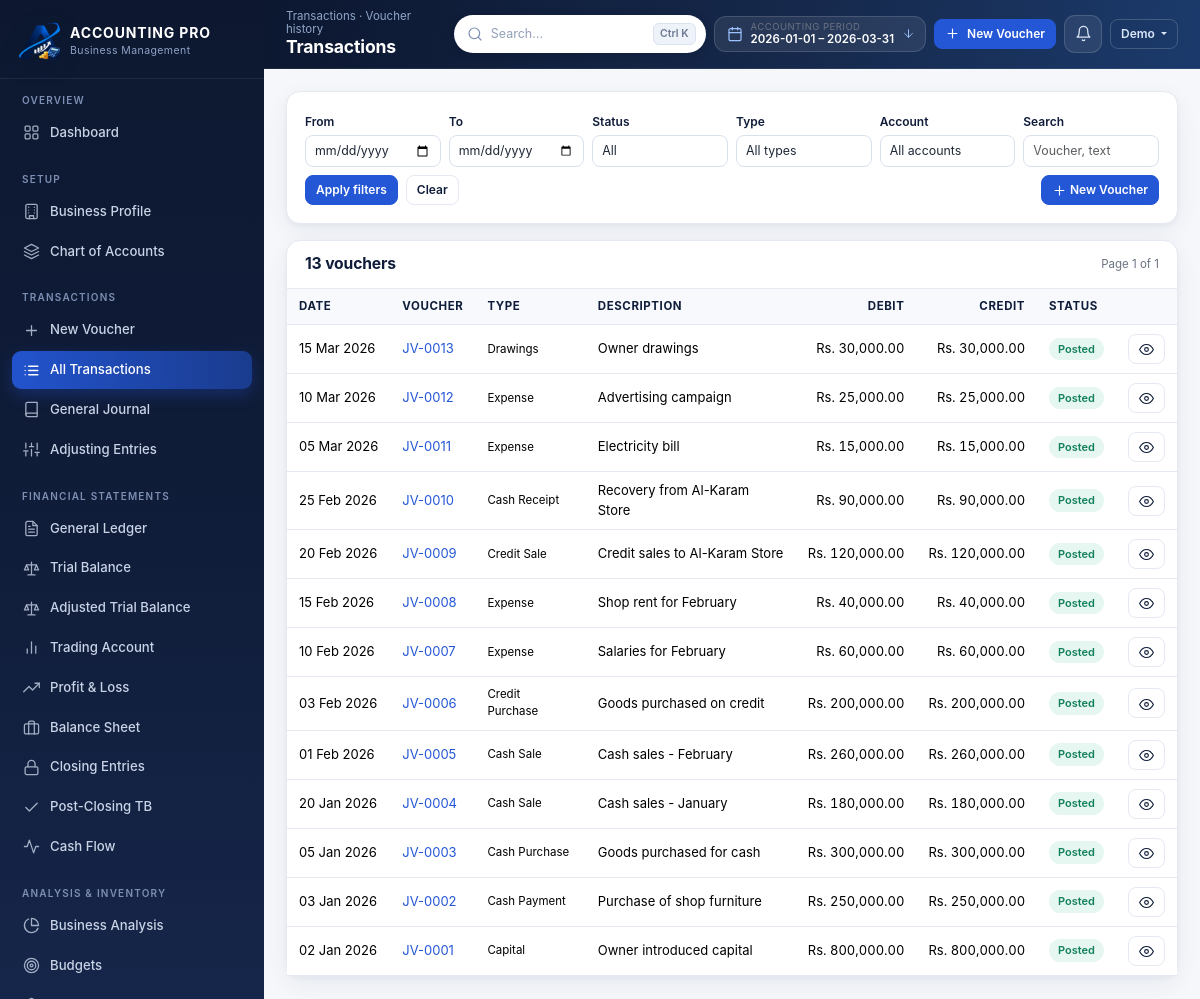
The page /transactions (signed in) on the database its author committed.
### models.py (models this page shows, shortened)
class AccountingPeriod(db.Model):
    __tablename__ = "accounting_periods"
    __table_args__ = (UniqueConstraint("business_id", "label", name="uq_period_label"),)
    id = db.Column(Integer, primary_key=True)
    business_id = db.Column(Integer, ForeignKey("businesses.id", ondelete="CASCADE"),
                            nullable=False, index=True)
    label = db.Column(String(120), nullable=False)
    kind = db.Column(String(20), default="Yearly", nullable=False)
    start_date = db.Column(Date, nullable=False)
    end_date = db.Column(Date, nullable=False)
    is_active = db.Column(Boolean, default=True, nullable=False)
    is_closed = db.Column(Boolean, default=False, nullable=False)
    created_at = db.Column(DateTime, default=datetime.utcnow, nullable=False)
    business = relationship("Business", back_populates="periods")

class User(db.Model):
    __tablename__ = "users"
    id = db.Column(Integer, primary_key=True)
    name = db.Column(String(120), nullable=False)
    email = db.Column(String(190), nullable=False, unique=True, index=True)
    password_hash = db.Column(String(255), nullable=False)
    is_active = db.Column(Boolean, default=True, nullable=False)
    reset_token = db.Column(String(120), index=True)
    reset_expires = db.Column(DateTime)
    last_login = db.Column(DateTime)
    created_at = db.Column(DateTime, default=datetime.utcnow, nullable=False)
    businesses = relationship("Business", back_populates="user",
                              cascade="all, delete-orphan")
    settings = relationship("UserSettings", back_populates="user", uselist=False,
                            cascade="all, delete-orphan")

class JournalEntry(db.Model):
    __tablename__ = "journal_entries"
    __table_args__ = (
        UniqueConstraint("business_id", "voucher_no", name="uq_voucher_no"),
        Index("ix_entry_business_date", "business_id", "entry_date"),
    )
    id = db.Column(Integer, primary_key=True)
    business_id = db.Column(Integer, ForeignKey("businesses.id", ondelete="CASCADE"),
                            nullable=False, index=True)
    period_id = db.Column(Integer, ForeignKey("accounting_periods.id", ondelete="SET NULL"))
    voucher_no = db.Column(String(40), nullable=False)
    entry_date = db.Column(Date, nullable=False)
    entry_type = db.Column(String(40), default="General Journal", nullable=False)
    description = db.Column(String(255))
    narration = db.Column(Text)
    reference = db.Column(String(80))
    attachment = db.Column(String(255))
    status = db.Column(String(20), default="draft", nullable=False, index=True)
    reversal_of_id = db.Column(Integer, ForeignKey("journal_entries.id", ondelete="SET NULL"))
    total_debit = db.Column(Money, default=ZERO, nullable=False)
    total_credit = db.Column(Money, default=ZERO, nullable=False)
    created_by = db.Column(Integer, ForeignKey("users.id", ondelete="SET NULL"))
    created_at = db.Column(DateTime, default=datetime.utcnow, nullable=False)
    posted_at = db.Column(DateTime)
    lines = relationship("JournalLine", back_populates="entry",
                         cascade="all, delete-orphan", order_by="JournalLine.id")
    reversal_of = relationship("JournalEntry", remote_side=[id], foreign_keys=[reversal_of_id])

### app.py (the view)
    @app.route("/transactions")
    @business_required
    def transactions():
        business = get_business()
        page = max(1, int(request.args.get("page", 1) or 1))
        per_page = 20
        query = JournalEntry.query.filter_by(business_id=business.id)
        start = _parse_date(request.args.get("start"))
        end = _parse_date(request.args.get("end"))
        status = request.args.get("status") or ""
        entry_type = request.args.get("type") or ""
        account_id = request.args.get("account_id", type=int)
        search = (request.args.get("q") or "").strip()
        if start:
            query = query.filter(JournalEntry.entry_date >= start)
        if end:
            query = query.filter(JournalEntry.entry_date <= end)
        if status:
            query = query.filter(JournalEntry.status == status)
        if entry_type:
            query = query.filter(JournalEntry.entry_type == entry_type)
        if search:
            query = query.filter(db.or_(JournalEntry.voucher_no.ilike(f"%{search}%"),
                                        JournalEntry.description.ilike(f"%{search}%"),
                                        JournalEntry.narration.ilike(f"%{search}%")))
        if account_id:
            query = query.join(JournalLine).filter(JournalLine.account_id == account_id)
        total = query.distinct().count()
        items = (query.distinct().order_by(JournalEntry.entry_date.desc(),
                                           JournalEntry.id.desc())
                 .offset((page - 1) * per_page).limit(per_page).all())
        accounts_list = (Account.query.filter_by(business_id=business.id)
                         .order_by(Account.code).all())
        pagination = Pagination(items, page, per_page, total)
        return render_template("transactions.html", pagination=pagination, items=items,
                               accounts=accounts_list, status=status, entry_type=entry_type,
                               account_id=account_id, search=search,
                               start=start, end=end)

### templates/transactions.html (shortened to what this page needs)
{% extends 'base.html' %}
{% from 'partials/icons.html' import icon %}
{% from 'partials/macros.html' import status_badge, empty_state %}
{% block page_title %}Transactions{% endblock %}
{% block crumb %}Transactions · Voucher history{% endblock %}
{% block content %}
<div class="card mb-3">
  <div class="card-body">
    <form method="get" class="row g-2 align-items-end">
      <div class="col-6 col-md-2">
        <label class="form-label">From</label>
        <input type="date" class="form-control form-control-sm" name="start" value="{{ start or '' }}">
      </div>
      <div class="col-6 col-md-2">
        <label class="form-label">To</label>
        <input type="date" class="form-control form-control-sm" name="end" value="{{ end or '' }}">
      </div>
      <div class="col-6 col-md-2">
        <label class="form-label">Status</label>
        <select class="form-select form-select-sm" name="status">
          <option value="">All</option>
        </select>
      </div>
      <div class="col-6 col-md-2">
        <label class="form-label">Type</label>
        <select class="form-select form-select-sm" name="type">
          <option value="">All types</option>
        </select>
      </div>
      <div class="col-6 col-md-2">
        <label class="form-label">Account</label>
        <select class="form-select form-select-sm" name="account_id">
          <option value="">All accounts</option>
        </select>
      </div>
      <div class="col-6 col-md-2">
        <label class="form-label">Search</label>
        <input class="form-control form-control-sm" name="q" value="{{ search }}" placeholder="Voucher, text">
      </div>
      <div class="col-12 d-flex gap-2">
        <button class="btn btn-primary btn-sm" type="submit">Apply filters</button>
        <a class="btn btn-ghost btn-sm" href="{{ url_for('transactions') }}">Clear</a>
        <a class="btn btn-primary btn-sm ms-auto" href="{{ url_for('transaction_new') }}">
          {{ icon('plus') }} New Voucher</a>
      </div>
    </form>
  </div>
</div>
<div class="card">
  <div class="card-header">
    <h3>{{ pagination.total }} voucher{{ '' if pagination.total == 1 else 's' }}</h3>
    <span class="hint">Page {{ pagination.page }} of {{ pagination.pages }}</span>
  </div>
  <div class="table-wrap">
    <table class="table table-stack align-middle">
      <thead>
        <tr>
          <th>Date</th><th>Voucher</th><th>Type</th><th>Description</th>
          <th class="text-end">Debit</th><th class="text-end">Credit</th><th>Status</th><th></th>
        </tr>
      </thead>
      <tbody>
      {% for e in items %}
        <tr>
          <td data-label="Date" class="nowrap">{{ e.entry_date|dt }}</td>
          <td data-label="Voucher"><a href="{{ url_for('transaction_view', entry_id=e.id) }}">{{ e.voucher_no }}</a></td>
          <td data-label="Type" class="hint">{{ e.entry_type }}</td>
          <td data-label="Description">{{ e.description or '—' }}
            {% if e.reversal_of_id %}<span class="badge-soft badge-info">reversal</span>{% endif %}</td>
          <td class="num" data-label="Debit">{{ e.total_debit|rs }}</td>
          <td class="num" data-label="Credit">{{ e.total_credit|rs }}</td>
          <td data-label="Status">{{ status_badge(e.status) }}</td>
          <td class="text-end nowrap">
            <a class="btn btn-sm btn-ghost" href="{{ url_for('transaction_view', entry_id=e.id) }}">{{ icon('eye') }}</a>
          </td>
        </tr>
      {% else %}
        <tr><td colspan="8">
          {{ empty_state('No vouchers found',
             'No transactions match these filters. Create a new voucher to get started.',
             'list', url_for('transaction_new'), 'New Voucher') }}
        </td></tr>
      {% endfor %}
      </tbody>
    </table>
  </div>
</div>
{% endblock %}

### templates/base.html (shortened to what this page needs)
{% from 'partials/icons.html' import icon %}
{% set notif_total = notifications.total if notifications is defined and notifications else 0 %}
{% set notif_items = notifications['items'] if notifications is defined and notifications else [] %}
<!doctype html>
<html lang="en">
<head>
  <link rel="stylesheet" href="{{ url_for('static', filename='vendor/bootstrap.min.css') }}">
  <link rel="stylesheet" href="{{ url_for('static', filename='css/style.css') }}">
</head>
<body>
{% if current_user %}
<div class="app-shell">
  <aside class="sidebar" id="sidebar">
    <div class="sidebar-brand">
      <img class="brand-mark brand-mark-logo" src="{{ url_for('static', filename='images/brand/logo-mark.png') }}" alt="ACCOUNTING PRO">
      <div class="brand-text">
        <strong>ACCOUNTING PRO</strong>
        <span>Business Management</span>
      </div>
    </div>
    {% set ep = request.endpoint %}
    <nav class="pb-3">
      <div class="nav-section">
        <div class="nav-section-title">Overview</div>
        <a class="nav-link {{ 'active' if ep == 'dashboard' }}" href="{{ url_for('dashboard') }}">{{ icon('grid') }} Dashboard</a>
      </div>
      <div class="nav-section">
        <div class="nav-section-title">Setup</div>
        <a class="nav-link {{ 'active' if ep in ['business_profile', 'add_period', 'activate_period'] }}" href="{{ url_for('business_profile') }}">{{ icon('building') }} Business Profile</a>
        <a class="nav-link {{ 'active' if ep in ['accounts', 'account_create', 'account_edit'] }}" href="{{ url_for('accounts') }}">{{ icon('layers') }} Chart of Accounts</a>
      </div>
      <div class="nav-section">
        <div class="nav-section-title">Transactions</div>
        <a class="nav-link {{ 'active' if ep == 'transaction_new' }}" href="{{ url_for('transaction_new') }}">{{ icon('plus') }} New Voucher</a>
        <a class="nav-link {{ 'active' if ep in ['transactions', 'transaction_view', 'transaction_edit'] }}" href="{{ url_for('transactions') }}">{{ icon('list') }} All Transactions</a>
        <a class="nav-link {{ 'active' if ep == 'journal' }}" href="{{ url_for('journal') }}">{{ icon('book') }} General Journal</a>
        <a class="nav-link {{ 'active' if ep in ['adjustments', 'adjustment_new'] }}" href="{{ url_for('adjustments') }}">{{ icon('sliders') }} Adjusting Entries</a>
      </div>
      <div class="nav-section">
        <div class="nav-section-title">Financial Statements</div>
        <a class="nav-link {{ 'active' if ep == 'ledger' }}" href="{{ url_for('ledger') }}">{{ icon('file-text') }} General Ledger</a>
        <a class="nav-link {{ 'active' if ep in ['trial_balance_page', 'trial_balance_manual'] }}" href="{{ url_for('trial_balance_page') }}">{{ icon('scale') }} Trial Balance</a>
        <a class="nav-link {{ 'active' if ep == 'adjusted_trial_balance_page' }}" href="{{ url_for('adjusted_trial_balance_page') }}">{{ icon('scale') }} Adjusted Trial Balance</a>
        <a class="nav-link {{ 'active' if ep == 'trading_account_page' }}" href="{{ url_for('trading_account_page') }}">{{ icon('chart') }} Trading Account</a>
        <a class="nav-link {{ 'active' if ep == 'profit_loss_page' }}" href="{{ url_for('profit_loss_page') }}">{{ icon('trending') }} Profit &amp; Loss</a>
        <a class="nav-link {{ 'active' if ep == 'balance_sheet_page' }}" href="{{ url_for('balance_sheet_page') }}">{{ icon('briefcase') }} Balance Sheet</a>
        <a class="nav-link {{ 'active' if ep == 'closing_entries_page' }}" href="{{ url_for('closing_entries_page') }}">{{ icon('lock') }} Closing Entries</a>
        <a class="nav-link {{ 'active' if ep == 'post_closing_tb_page' }}" href="{{ url_for('post_closing_tb_page') }}">{{ icon('check') }} Post-Closing TB</a>
        <a class="nav-link {{ 'active' if ep == 'cash_flow_page' }}" href="{{ url_for('cash_flow_page') }}">{{ icon('activity') }} Cash Flow</a>
      </div>
      <div class="nav-section">
        <div class="nav-section-title">Analysis &amp; Inventory</div>
        <a class="nav-link {{ 'active' if ep == 'analysis_page' }}" href="{{ url_for('analysis_page') }}">{{ icon('pie') }} Business Analysis</a>
        <a class="nav-link {{ 'active' if ep == 'budgets' }}" href="{{ url_for('budgets') }}">{{ icon('target') }} Budgets</a>
        <a class="nav-link {{ 'active' if ep == 'products' }}" href="{{ url_for('products') }}">{{ icon('box') }} Products</a>
      </div>
    </nav>
  </aside>
  <div class="main-wrap">
    <header class="topbar">
      <div class="page-heading">
        <div class="crumb">{% block crumb %}Dashboard{% endblock %}</div>
        <h1>{% block page_title %}Dashboard{% endblock %}</h1>
      </div>
      <div class="topbar-actions">
        <div class="topbar-search">
          <form method="get" action="{{ url_for('search') }}" role="search">
            <span class="search-ico">{{ icon('search') }}</span>
            <input type="search" name="q" id="globalSearch" autocomplete="off"
                   value="{{ request.args.get('q', '') if request.endpoint == 'search' else '' }}"
                   placeholder="Search&hellip;" aria-label="Global search"
                   title="Search accounts, vouchers and products (Ctrl+K)">
            <span class="kbd-hint">Ctrl K</span>
          </form>
        </div>
        <div class="dropdown fy-pill-wrap d-none d-xl-flex">
          <button class="fy-pill" type="button" data-bs-toggle="dropdown" aria-label="Accounting period">
            <span class="fy-ico">{{ icon('calendar') }}</span>
            <span class="fy-meta">
              <small>Accounting period</small>
              <span class="fy-range">{{ period_start }} &ndash; {{ period_end }}</span>
            </span>
            <span class="fy-caret">{{ icon('arrow-down') }}</span>
          </button>
        </div>
        <a class="btn btn-sm btn-primary btn-icon d-none d-md-inline-flex"
           href="{{ url_for('transaction_new') }}">{{ icon('plus') }} New Voucher</a>
        <div class="dropdown bell-wrap">
          <button class="bell-btn" type="button" data-bs-toggle="dropdown"
                  aria-label="Notifications{% if notif_total %} ({{ notif_total }} pending){% endif %}">
          </button>
        </div>
        <div class="dropdown">
          <button class="btn btn-sm btn-ghost dropdown-toggle" type="button" data-bs-toggle="dropdown">
            {{ current_user.name.split(' ')[0] }}
          </button>
        </div>
      </div>
    </header>
    <main class="content">
      <div class="content-inner">
        {% block content %}{% endblock %}
      </div>
    </main>
  </div>
</div>
{% else %}
  {% block auth %}{% endblock %}
{% endif %}
</body>
</html>

### templates/partials/macros.html (shortened to what this page needs)
{% macro status_badge(status) -%}
  {% if status == 'posted' %}<span class="badge-soft badge-posted">Posted</span>
  {% elif status == 'draft' %}<span class="badge-soft badge-draft">Draft</span>
  {% elif status == 'reversed' %}<span class="badge-soft badge-reversed">Reversed</span>
  {% else %}<span class="badge-soft badge-neutral">{{ status }}</span>{% endif %}
{%- endmacro %}
{% macro empty_state(title, message, icon_name='file', action_url=None, action_label=None) -%}
  {% from 'partials/icons.html' import icon %}
{%- endmacro %}

### rows shown on the page
AccountingPeriod: start_date "2026-01-01", end_date "2026-03-31"
User: name "Demo"
JournalEntry: entry_date|dt "15 Mar 2026", voucher_no "JV-0013", entry_type "Drawings", description "Owner drawings", total_debit|rs "Rs. 30,000.00", total_credit|rs "Rs. 30,000.00", status "Posted"
JournalEntry: entry_date|dt "10 Mar 2026", voucher_no "JV-0012", entry_type "Expense", description "Advertising campaign", total_debit|rs "Rs. 25,000.00", total_credit|rs "Rs. 25,000.00", status "Posted"
JournalEntry: entry_date|dt "05 Mar 2026", voucher_no "JV-0011", entry_type "Expense", description "Electricity bill", total_debit|rs "Rs. 15,000.00", total_credit|rs "Rs. 15,000.00", status "Posted"
JournalEntry: entry_date|dt "25 Feb 2026", voucher_no "JV-0010", entry_type "Cash Receipt", description "Recovery from Al-Karam Store", total_debit|rs "Rs. 90,000.00", total_credit|rs "Rs. 90,000.00", status "Posted"
JournalEntry: entry_date|dt "20 Feb 2026", voucher_no "JV-0009", entry_type "Credit Sale", description "Credit sales to Al-Karam Store", total_debit|rs "Rs. 120,000.00", total_credit|rs "Rs. 120,000.00", status "Posted"
JournalEntry: entry_date|dt "15 Feb 2026", voucher_no "JV-0008", entry_type "Expense", description "Shop rent for February", total_debit|rs "Rs. 40,000.00", total_credit|rs "Rs. 40,000.00", status "Posted"
JournalEntry: entry_date|dt "10 Feb 2026", voucher_no "JV-0007", entry_type "Expense", description "Salaries for February", total_debit|rs "Rs. 60,000.00", total_credit|rs "Rs. 60,000.00", status "Posted"
JournalEntry: entry_date|dt "03 Feb 2026", voucher_no "JV-0006", entry_type "Credit Purchase", description "Goods purchased on credit", total_debit|rs "Rs. 200,000.00", total_credit|rs "Rs. 200,000.00", status "Posted"
JournalEntry: entry_date|dt "01 Feb 2026", voucher_no "JV-0005", entry_type "Cash Sale", description "Cash sales - February", total_debit|rs "Rs. 260,000.00", total_credit|rs "Rs. 260,000.00", status "Posted"
JournalEntry: entry_date|dt "20 Jan 2026", voucher_no "JV-0004", entry_type "Cash Sale", description "Cash sales - January", total_debit|rs "Rs. 180,000.00", total_credit|rs "Rs. 180,000.00", status "Posted"
JournalEntry: entry_date|dt "05 Jan 2026", voucher_no "JV-0003", entry_type "Cash Purchase", description "Goods purchased for cash", total_debit|rs "Rs. 300,000.00", total_credit|rs "Rs. 300,000.00", status "Posted"
JournalEntry: entry_date|dt "03 Jan 2026", voucher_no "JV-0002", entry_type "Cash Payment", description "Purchase of shop furniture", total_debit|rs "Rs. 250,000.00", total_credit|rs "Rs. 250,000.00", status "Posted"
JournalEntry: entry_date|dt "02 Jan 2026", voucher_no "JV-0001", entry_type "Capital", description "Owner introduced capital", total_debit|rs "Rs. 800,000.00", total_credit|rs "Rs. 800,000.00", status "Posted"

### other values the page prints
{{ pagination.total }} "13"
{{ '' if pagination.total == 1 else 's' }} "s"
{{ pagination.page }} "1"
{{ pagination.pages }} "1"
